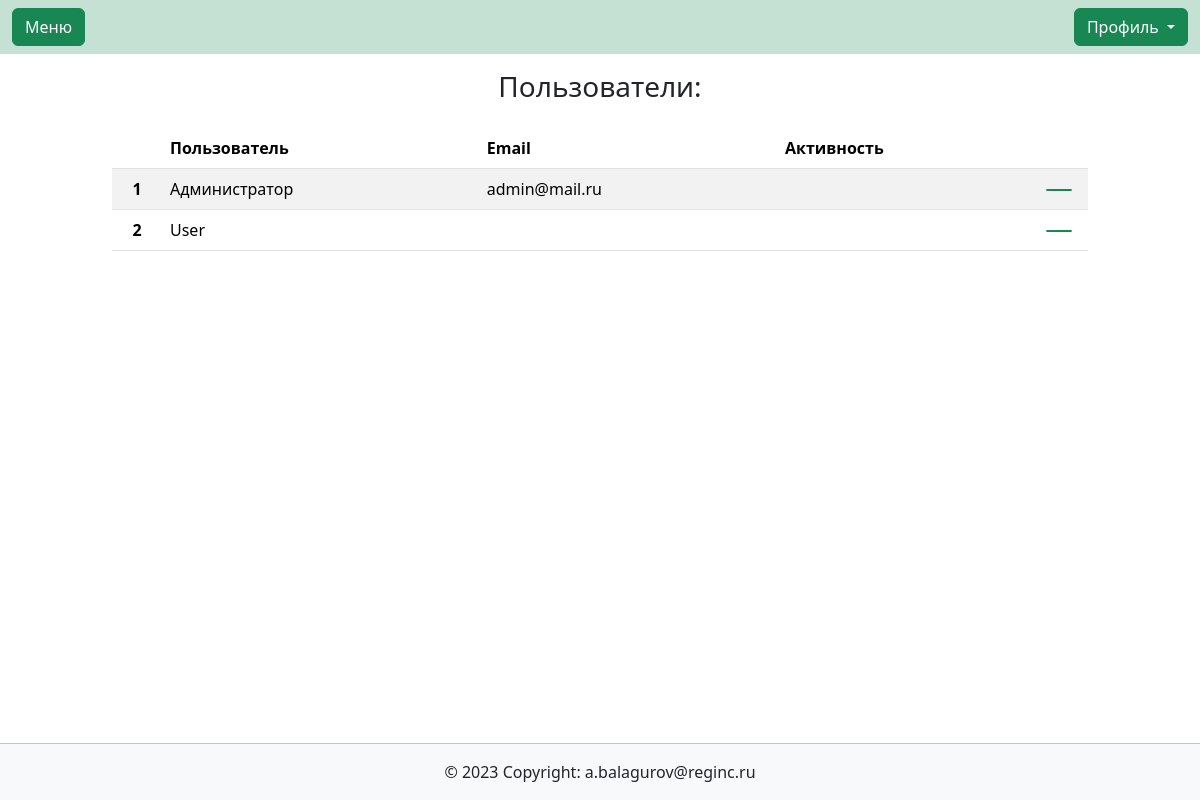
Screenshot of /users/listusers/ with the database file from the repository.
### users/models.py (models this page shows)
class User(AbstractUser):
    description = models.CharField(max_length=150, blank=True, verbose_name='Занимаемая должность',)
    def get_absolute_url(self):
        return reverse('users:userupdate', kwargs={'id': self.id})

### users/views.py (the view)
# urls.py: path('listusers/', views.listusers, name='listusers'),
def listusers(request):
    customers = User.objects.all()
    context = {
        'customers': customers,
    }
    return render(request, 'users/listusers.html', context)

### users/templates/users/listusers.html (shortened to what this page needs)
{% extends  'base.html' %}
{% load bootstrap_icons %}
{% block content %}
    <h3 class="text-center py-3">Пользователи:</h3>
    <div class="container col-12 col-md-10">
    <table class="table table-striped">
        <thead>
          <tr>
            <th scope="col"></th>
            <th scope="col">Пользователь</th>
            <th scope="col">Email</th>
            <th scope="col">Активность</th>
            <th scope="col"></th>
          </tr>
        </thead>
        <tbody>
        {% for customer in customers %}
            <tr class="my-auto align-items-center">
                <th scope="row" class="my-auto py-auto text-center" style="width: 50px;">{{ forloop.counter }}</th>
                <td class="my-auto py-auto">{{ customer.get_full_name }}</td>
                <td class="my-auto py-auto">{{ customer.email }}</td>
                <td class="my-auto py-auto">{% if customer.is_active %}{% bs_icon 'check-circle' size='1.5em' %}{% else %}{% bs_icon 'x-circle' size='1.5em' %}{% endif %}</td>
                <td class="my-auto py-auto" style="width: 50px;"><a class="btn btn-success py-0 my-0" href="{{ customer.get_absolute_url }}">{% bs_icon 'pencil-fill' size='1em' %}</a></td>
            </tr>
        {% endfor %}
        </tbody>
    </table>
</div>
{% endblock content %}

### main/static/main/css/style.css (style rules this page uses)
body { min-height: 100vh; position: relative; margin: 0; padding-bottom: 55px; box-sizing: border-box; }

### rows the page displays
User: get_full_name "Администратор", email "admin@mail.ru"
User: get_full_name "User"
